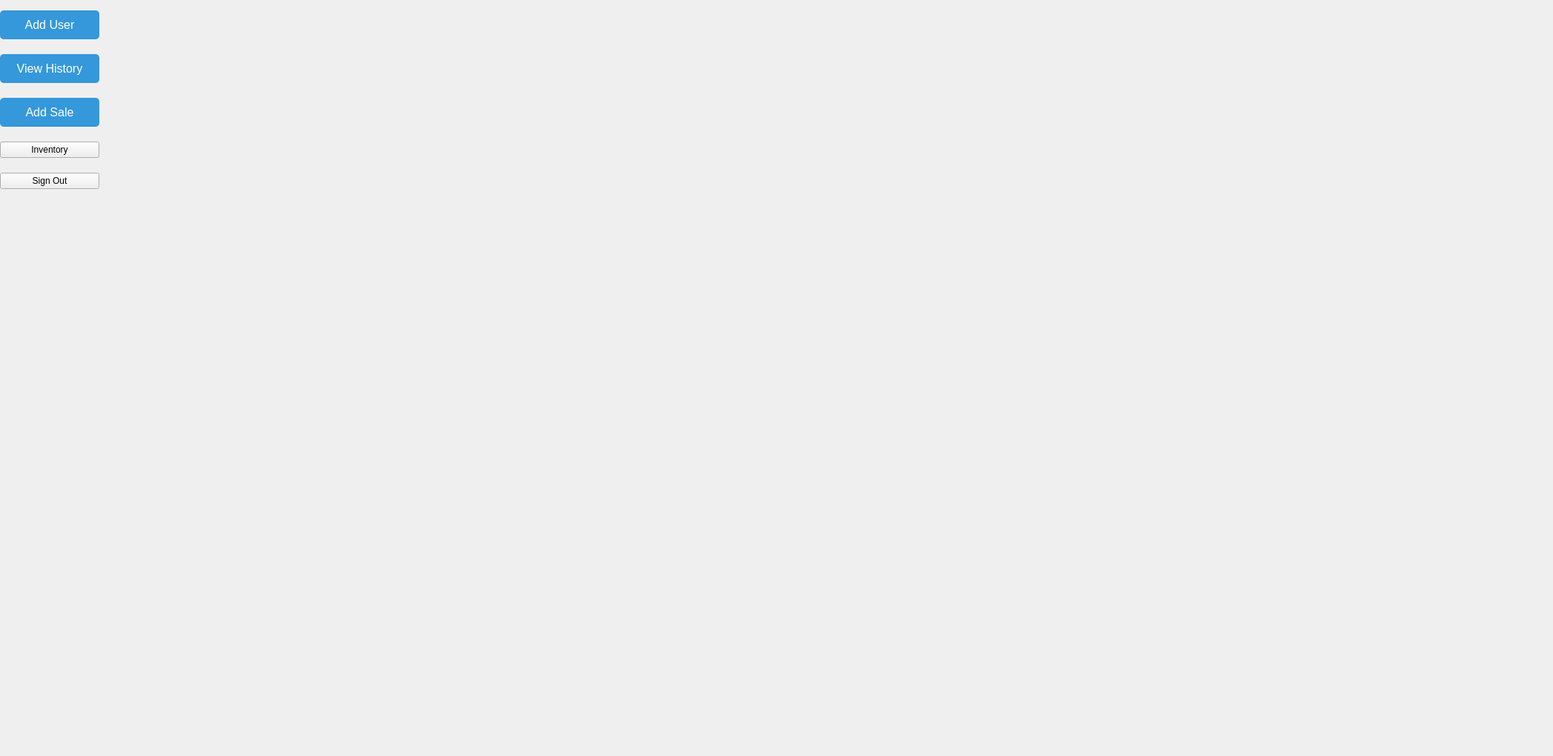
<?xml version="1.0" encoding="UTF-8"?>
<ui version="4.0">
 <class>MainMenu</class>
 <widget class="QDialog" name="MainMenu">
  <property name="geometry">
   <rect>
    <x>0</x>
    <y>0</y>
    <width>2095</width>
    <height>1020</height>
   </rect>
  </property>
  <property name="windowTitle">
   <string>Dialog</string>
  </property>
  <widget class="QWidget" name="layoutWidget">
   <property name="geometry">
    <rect>
     <x>0</x>
     <y>0</y>
     <width>134</width>
     <height>571</height>
    </rect>
   </property>
   <layout class="QVBoxLayout" name="verticalLayout">
    <item>
     <widget class="QPushButton" name="pushButton_AddUser">
      <property name="styleSheet">
       <string notr="true">background-color: #3498db;
color: white;
border: none;
padding: 10px 20px;
font-size: 16px;
border-radius: 5px;</string>
      </property>
      <property name="text">
       <string>Add User</string>
      </property>
     </widget>
    </item>
    <item>
     <widget class="QPushButton" name="pushButton_ViewHistory">
      <property name="styleSheet">
       <string notr="true">background-color: #3498db;
color: white;
border: none;
padding: 10px 20px;
font-size: 16px;
border-radius: 5px;</string>
      </property>
      <property name="text">
       <string>View History</string>
      </property>
     </widget>
    </item>
    <item>
     <widget class="QPushButton" name="pushButton_AddSale">
      <property name="styleSheet">
       <string notr="true">background-color: #3498db;
color: white;
border: none;
padding: 10px 20px;
font-size: 16px;
border-radius: 5px;</string>
      </property>
      <property name="text">
       <string>Add Sale</string>
      </property>
     </widget>
    </item>
    <item>
     <widget class="QPushButton" name="pushButton_Inventory">
      <property name="styleSheet">
       <string notr="true">background-color: #3498db;
color: white;
border: none;
padding: 10px 20px;
font-size: 16px;
border-radius: 5px;
hover{
 background-color:#FF00FF;
}

</string>
      </property>
      <property name="text">
       <string>Inventory</string>
      </property>
     </widget>
    </item>
    <item>
     <widget class="QPushButton" name="SignOut_Button">
      <property name="styleSheet">
       <string notr="true">background-color: #3498db;
color: white;
border: none;
padding: 10px 20px;
font-size: 16px;
border-radius: 5px;
hover{
 background-color:#FF00FF;
}

</string>
      </property>
      <property name="text">
       <string>Sign Out</string>
      </property>
     </widget>
    </item>
    <item>
     <spacer name="verticalSpacer">
      <property name="orientation">
       <enum>Qt::Vertical</enum>
      </property>
      <property name="sizeType">
       <enum>QSizePolicy::Fixed</enum>
      </property>
      <property name="sizeHint" stdset="0">
       <size>
        <width>20</width>
        <height>300</height>
       </size>
      </property>
     </spacer>
    </item>
   </layout>
  </widget>
  <widget class="QWidget" name="verticalLayoutWidget">
   <property name="geometry">
    <rect>
     <x>140</x>
     <y>0</y>
     <width>1281</width>
     <height>571</height>
    </rect>
   </property>
   <layout class="QVBoxLayout" name="Container"/>
  </widget>
 </widget>
 <resources/>
 <connections/>
</ui>
